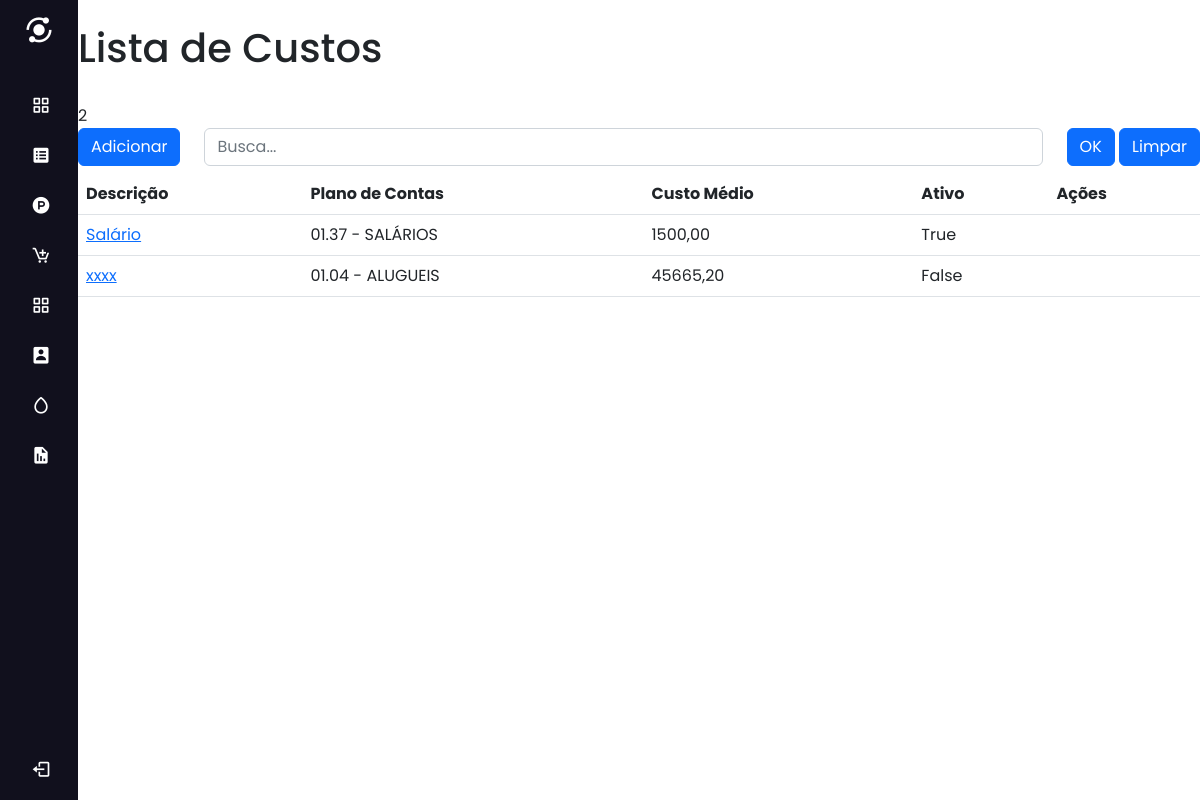
Screenshot of /financas/ with the database file from the repository.
### apps/financas/models.py (models this page shows)
class Custo(models.Model):
    descricao = models.CharField('Descrição', max_length=50)
    plano_contas = models.ForeignKey(PlanoConta, related_name="plano_contas", on_delete=models.CASCADE)
    custo_medio = models.DecimalField('Custo Médio (Compra, Consumo)', max_digits=10, decimal_places=2, blank=True)
    ativo = models.BooleanField('Ativo', max_length=1)
    def __str__(self):
        return self.descricao

class PlanoConta(models.Model):
    codigo = models.CharField('Código', max_length=20)
    descricao = models.CharField('Descrição', max_length=50)
    tipo_plano_contas = models.CharField('Tipo',max_length=8, choices=TIPOS_PLANO_CONTAS)
    def __str__(self):
        return self.codigo + ' - ' + self.descricao

### apps/financas/views.py (the view)
# urls.py: path('', CustoList.as_view(), name='list_custo'),
class CustoList(ListView):
    model = Custo
    def get_queryset(self):
        termo_pesquisa = super(CustoList, self).get_queryset()
        search = self.request.GET.get('search')
        if search:
            return termo_pesquisa.filter(
                Q(descricao__icontains=search)|
                Q(plano_contas__icontains=search)
            )
        else:
            return termo_pesquisa

### apps/financas/templates/financas/custo_list.html (shortened to what this page needs)
{% extends 'base.html' %}
{% block content %}
{% include 'navbar.html' %}
<br>
  <h1>Lista de Custos</h1>
<br>
  <span class="pull-right">{{ object_list.count }}</span>
  <div class="row">
          <div class="col-md-auto">
            <a class="btn btn-primary" href="{% url 'create_custo' %}">
              Adicionar
            </a>
          </div>
          <div class="col">
            <form action="." method="GET">
              <div class="row">
                <div class="col p-ari-5">
                  <input name="search" class="form-control mb-2" type="text" placeholder="Busca..." />
                </div>
                <div class="col-auto">
                  <button class="btn btn-primary mb-2" type="submit">OK</button>
                  <button class="btn btn-primary mb-2">Limpar</button>
                </div>
              </div>
            </form>
          </div>
        </div>
  <table class="table">
    <thead>
      <tr>
        <th>Descrição</th>
        <th>Plano de Contas</th>
        <th>Custo Médio</th>
        <th>Ativo</th>
        <th>Ações</th>
      </tr>
    </thead>
    <tbody>
      {% for custo in object_list %}
        <tr>
          <td>
            <a href="">{{ custo }}</a>
          </td>
          <td>{{ custo.plano_contas }}</td>
          <td>{{ custo.custo_medio }}</td>
          <td>{{ custo.ativo }}</td>
           <td>
            <a href="{% url 'del_custo' custo.id %}" style="padding-left: 7px">
            </a>
          </td>
         </tr>
      {% endfor %}
    </tbody>
  </table>
{% endblock %}

### static/css/style_navbar.css (style rules this page uses)
* { margin: 0; padding: 0; font-family: "Poppins", sans-serif; }
.home-section .home-content .bx-menu, { margin: 0 15px; cursor: pointer; }

### rows the page displays
Custo: descricao "Salário", plano_contas "01.37 - SALÁRIOS", custo_medio "1500,00", ativo "True"
Custo: descricao "xxxx", plano_contas "01.04 - ALUGUEIS", custo_medio "45665,20", ativo "False"

### other values shown
{{ object_list.count }} "2"
